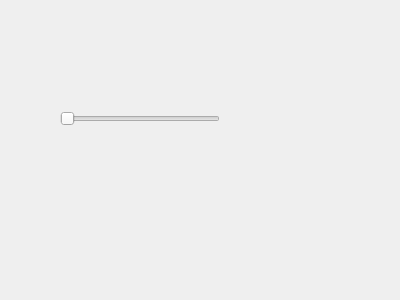
<?xml version="1.0" encoding="UTF-8"?>
<ui version="4.0">
 <class>Form</class>
 <widget class="QWidget" name="Form">
  <property name="geometry">
   <rect>
    <x>0</x>
    <y>0</y>
    <width>400</width>
    <height>300</height>
   </rect>
  </property>
  <property name="windowTitle">
   <string>Form</string>
  </property>
  <widget class="QSlider" name="horizontalSlider">
   <property name="geometry">
    <rect>
     <x>60</x>
     <y>110</y>
     <width>160</width>
     <height>18</height>
    </rect>
   </property>
   <property name="orientation">
    <enum>Qt::Horizontal</enum>
   </property>
  </widget>
 </widget>
 <resources/>
 <connections/>
</ui>
